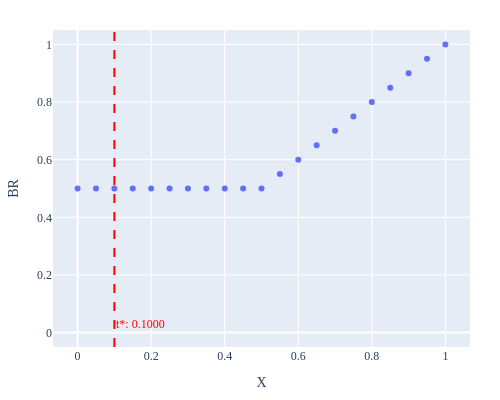

Notebook code cell kept with this figure:
### Code cell
a, b = [0,3], [4]
ab = np.unique(sorted(a+b)).tolist()

display_partition_result(X, thresholds, priors, c, tt, a, b)

X_p = best_response_vectorized(X, thresholds[ab], priors[ab], c)
fig = px.scatter(x=X, y=X_p, labels={"x": "X", "y": "BR"})
fig.add_vline(x=tt, annotation=dict(text=f"t*: {tt:.4f}",y=0.1, font=dict(color="red")), line=dict(dash="dash", color="red"))
fig.update_layout(width=500, height=400, yaxis=dict(range=[-0.05, 1.05]))

### Figure 1 — Plotly figure (JSON) as saved in the notebook; plotly's stock layout.template omitted (floating-point values rounded to 4 significant figures)
{"data": [{"hovertemplate": "X=%{x}<br>BR=%{y}<extra></extra>", "legendgroup": "", "marker": {"color": "#636efa", "symbol": "circle"}, "mode": "markers", "name": "", "orientation": "v", "showlegend": false, "type": "scatter", "x": [0.0, 0.05, 0.1, 0.15, 0.2, 0.25, 0.3, 0.35, 0.4, 0.45, 0.5, 0.55, 0.6, 0.65, 0.7, 0.75, 0.8, 0.85, 0.9, 0.95, 1.0], "xaxis": "x", "y": [0.5, 0.5, 0.5, 0.5, 0.5, 0.5, 0.5, 0.5, 0.5, 0.5, 0.5, 0.55, 0.6, 0.65, 0.7, 0.75, 0.8, 0.85, 0.9, 0.95, 1.0], "yaxis": "y"}], "layout": {"annotations": [{"font": {"color": "red"}, "showarrow": false, "text": "t*: 0.1000", "x": 0.1, "xanchor": "left", "xref": "x", "y": 0.1, "yanchor": "top", "yref": "y domain"}], "height": 400, "legend": {"tracegroupgap": 0}, "shapes": [{"line": {"color": "red", "dash": "dash"}, "type": "line", "x0": 0.1, "x1": 0.1, "xref": "x", "y0": 0, "y1": 1, "yref": "y domain"}], "width": 500, "xaxis": {"anchor": "y", "domain": [0, 1], "title": {"text": "X"}}, "yaxis": {"anchor": "x", "domain": [0, 1], "range": [-0.05, 1.05], "title": {"text": "BR"}}}}
